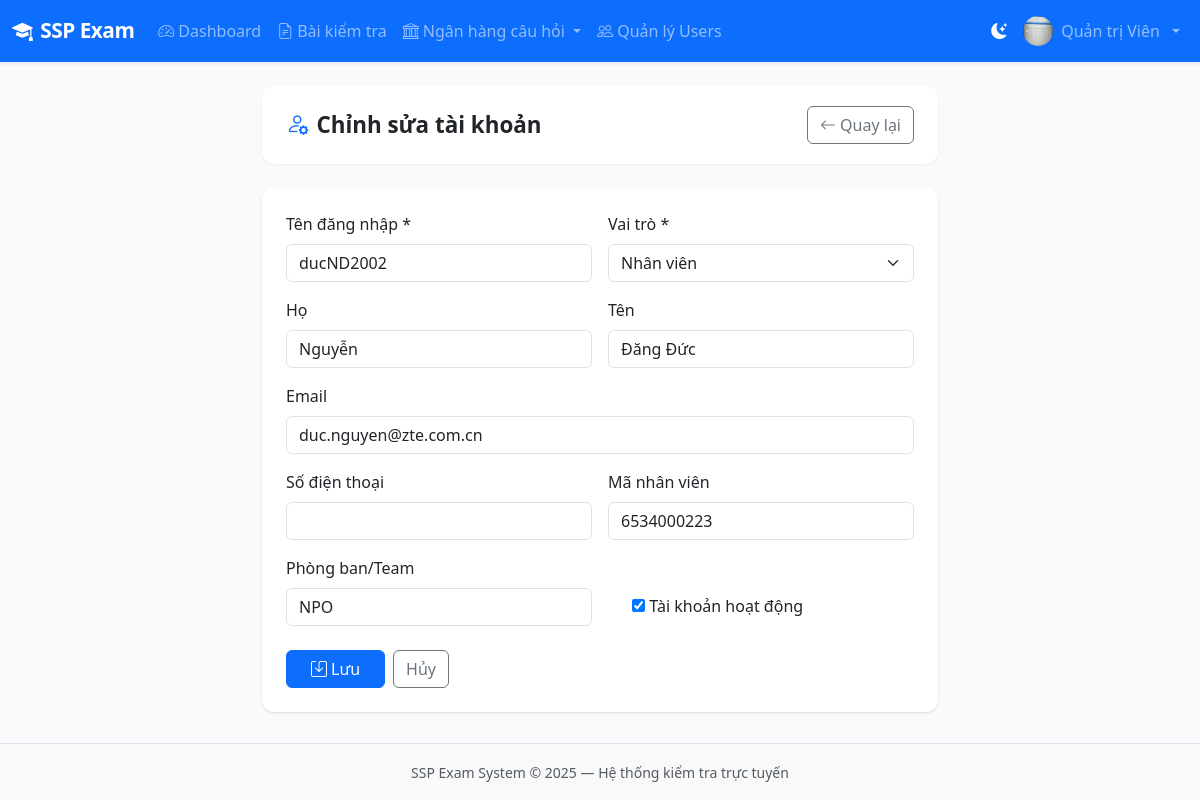
Screenshot of /accounts/users/5/edit/ (signed in) with the database file from the repository.
### accounts/models.py (models this page shows, shortened)
class User(AbstractUser):
    ROLE_ADMIN = 'admin'
    ROLE_TEACHER = 'teacher'
    ROLE_STUDENT = 'student'
    ROLE_CHOICES = [
        (ROLE_ADMIN, 'Quản trị viên'),
        (ROLE_TEACHER, 'Quản lý đào tạo'),
        (ROLE_STUDENT, 'Nhân viên'),
    ]
    role = models.CharField(max_length=20, choices=ROLE_CHOICES, default=ROLE_STUDENT)
    phone = models.CharField(max_length=20, blank=True)
    avatar = models.ImageField(upload_to='avatars/', blank=True, null=True)
    student_id = models.CharField(max_length=50, blank=True, verbose_name='Mã nhân viên')
    class_name = models.CharField(max_length=100, blank=True, verbose_name='Phòng ban/Team')
    created_at = models.DateTimeField(auto_now_add=True)
    updated_at = models.DateTimeField(auto_now=True)
    class Meta:
        verbose_name = 'Người dùng'
        verbose_name_plural = 'Người dùng'
        ordering = ['-date_joined']
    @property
    def is_admin(self):
        return self.role == self.ROLE_ADMIN
    @property
    def can_create_exam(self):
        return self.role in (self.ROLE_ADMIN, self.ROLE_TEACHER)

### accounts/views.py (the view)
# urls.py: path('users/<int:pk>/edit/', views.user_edit_view, name='user_edit'),
@admin_required
def user_edit_view(request, pk):
    user = get_object_or_404(User, pk=pk)
    form = AdminUserForm(request.POST or None, instance=user)
    if request.method == 'POST' and form.is_valid():
        form.save()
        messages.success(request, 'Cập nhật tài khoản thành công!')
        return redirect('user_list')
    return render(request, 'accounts/user_form.html', {'form': form, 'title': 'Chỉnh sửa tài khoản', 'obj': user})

### accounts/forms.py
class AdminUserForm(forms.ModelForm):
    class Meta:
        model = User
        fields = ['username', 'first_name', 'last_name', 'email', 'role', 'phone', 'student_id', 'class_name', 'is_active']
        widgets = {f: forms.TextInput(attrs={'class': 'form-control'}) for f in ['username', 'first_name', 'last_name', 'email', 'phone', 'student_id', 'class_name']}
    def __init__(self, *args, **kwargs):
        super().__init__(*args, **kwargs)
        self.fields['role'].widget.attrs['class'] = 'form-select'
        self.fields['email'].widget = forms.EmailInput(attrs={'class': 'form-control'})

### templates/accounts/user_form.html (shortened to what this page needs)
{% extends 'base.html' %}
{% block content %}
<div class="row justify-content-center">
  <div class="col-md-7">
    <div class="page-header">
      <h1><i class="bi bi-person-gear me-2 text-primary"></i>{{ title }}</h1>
      <a href="{% url 'user_list' %}" class="btn btn-outline-secondary"><i class="bi bi-arrow-left me-1"></i>Quay lại</a>
    </div>
    <div class="card">
      <div class="card-body p-4">
        <form method="post">
          <div class="row g-3">
            <div class="col-6">
              <label class="form-label fw-medium">Tên đăng nhập *</label>
              {{ form.username }}
            </div>
            <div class="col-6">
              <label class="form-label fw-medium">Vai trò *</label>
              {{ form.role }}
            </div>
            <div class="col-6">
              <label class="form-label fw-medium">Họ</label>
              {{ form.first_name }}
            </div>
            <div class="col-6">
              <label class="form-label fw-medium">Tên</label>
              {{ form.last_name }}
            </div>
            <div class="col-12">
              <label class="form-label fw-medium">Email</label>
              {{ form.email }}
            </div>
            <div class="col-6">
              <label class="form-label fw-medium">Số điện thoại</label>
              {{ form.phone }}
            </div>
            <div class="col-6">
              <label class="form-label fw-medium">Mã nhân viên</label>
              {{ form.student_id }}
            </div>
            <div class="col-6">
              <label class="form-label fw-medium">Phòng ban/Team</label>
              {{ form.class_name }}
            </div>
            <div class="col-6 d-flex align-items-end">
              <div class="form-check mb-2">
                {{ form.is_active }}
                <label class="form-check-label fw-medium">Tài khoản hoạt động</label>
              </div>
            </div>
          </div>
          <div class="d-flex gap-2 mt-4">
            <button type="submit" class="btn btn-primary px-4"><i class="bi bi-save me-1"></i>Lưu</button>
            <a href="{% url 'user_list' %}" class="btn btn-outline-secondary">Hủy</a>
          </div>
        </form>
      </div>
    </div>
  </div>
</div>
{% endblock %}

### templates/base.html (shortened to what this page needs)
<!DOCTYPE html>
<html lang="vi">
<head>
    <link href="https://cdn.jsdelivr.net/npm/bootstrap@5.3.2/dist/css/bootstrap.min.css" rel="stylesheet">
    <link href="https://cdn.jsdelivr.net/npm/bootstrap-icons@1.11.3/font/bootstrap-icons.min.css" rel="stylesheet">
    <link href="{% load static %}{% static 'css/main.css' %}" rel="stylesheet">
</head>
<body>
{% load static %}
<nav class="navbar navbar-expand-lg navbar-dark bg-primary shadow-sm">
    <div class="container-fluid">
        <a class="navbar-brand fw-bold" href="{% url 'dashboard' %}">
            <i class="bi bi-mortarboard-fill me-2"></i>SSP Exam
        </a>
        <div class="collapse navbar-collapse" id="navMain">
            {% if user.is_authenticated %}
            <ul class="navbar-nav me-auto">
                <li class="nav-item">
                    <a class="nav-link {% if request.resolver_match.url_name == 'dashboard' %}active{% endif %}"
                       href="{% url 'dashboard' %}"><i class="bi bi-speedometer2 me-1"></i>Dashboard</a>
                </li>
                {% if user.can_create_exam %}
                <li class="nav-item">
                    <a class="nav-link {% if 'exam' in request.resolver_match.url_name %}active{% endif %}"
                       href="{% url 'exam_list' %}"><i class="bi bi-file-earmark-text me-1"></i>Bài kiểm tra</a>
                </li>
                <li class="nav-item dropdown">
                    <a class="nav-link dropdown-toggle" href="#" data-bs-toggle="dropdown">
                        <i class="bi bi-bank me-1"></i>Ngân hàng câu hỏi
                    </a>
                </li>
                {% endif %}
                {% if user.is_admin %}
                <li class="nav-item">
                    <a class="nav-link" href="{% url 'user_list' %}"><i class="bi bi-people me-1"></i>Quản lý Users</a>
                </li>
                {% endif %}
            </ul>
            <ul class="navbar-nav ms-auto align-items-center">
                <li class="nav-item">
                    <button class="nav-link" id="themeToggle" type="button" title="Chế độ sáng / tối">
                        <i class="bi bi-moon-stars-fill" id="themeIcon"></i>
                    </button>
                </li>
                <li class="nav-item dropdown">
                    <a class="nav-link dropdown-toggle d-flex align-items-center gap-2" href="#" data-bs-toggle="dropdown">
                        {% if user.avatar %}
                        <img src="{{ user.avatar.url }}" class="rounded-circle" width="30" height="30" alt="avatar">
                        {% else %}
                        <div class="avatar-circle-sm">{{ user.first_name|first|default:user.username|first|upper }}</div>
                        {% endif %}
                        <span class="d-none d-md-inline">{{ user.get_full_name|default:user.username }}</span>
                    </a>
                </li>
            </ul>
            {% endif %}
        </div>
    </div>
</nav>
<div class="container-fluid py-4">
    {% block content %}{% endblock %}
</div>
<footer class="footer mt-auto py-3 bg-light border-top">
    <div class="container text-center">
        <span class="text-muted small">SSP Exam System &copy; 2025 — Hệ thống kiểm tra trực tuyến</span>
    </div>
</footer>
</body>
</html>

### static/css/main.css (style rules this page uses)
:root { --primary: #2563eb; --primary-dark: #1d4ed8; --success: #16a34a; --danger: #dc2626; --warning: #d97706; --info: #0891b2; --sidebar-width: 260px; }
body { background-color: #f8fafc; font-family: 'Segoe UI', system-ui, -apple-system, sans-serif; min-height: 100vh; display: flex; flex-direction: column; }
.navbar-brand { font-size: 1.3rem; letter-spacing: -0.5px; }
.card { border: none; border-radius: 12px; box-shadow: 0 1px 3px rgba(0,0,0,.08), 0 1px 2px rgba(0,0,0,.06); transition: box-shadow .2s; }
.page-header { background: #fff; border-radius: 12px; padding: 1.25rem 1.5rem; margin-bottom: 1.5rem; box-shadow: 0 1px 3px rgba(0,0,0,.06); display: flex; align-items: center; justify-content: space-between; flex-wrap: wrap; gap: .75rem; }
.page-header h1 { font-size: 1.4rem; font-weight: 700; margin: 0; }
#themeToggle { border: none; background: transparent; color: #fff; }

### rows the page displays
User: avatar (picture), get_full_name "Quản trị Viên"
User: username "ducND2002", role "Nhân viên", first_name "Nguyễn", last_name "Đăng Đức", email "duc.nguyen@zte.com.cn", student_id "6534000223", class_name "NPO", is_active "☑"

### other values shown
{{ title }} "Chỉnh sửa tài khoản"
